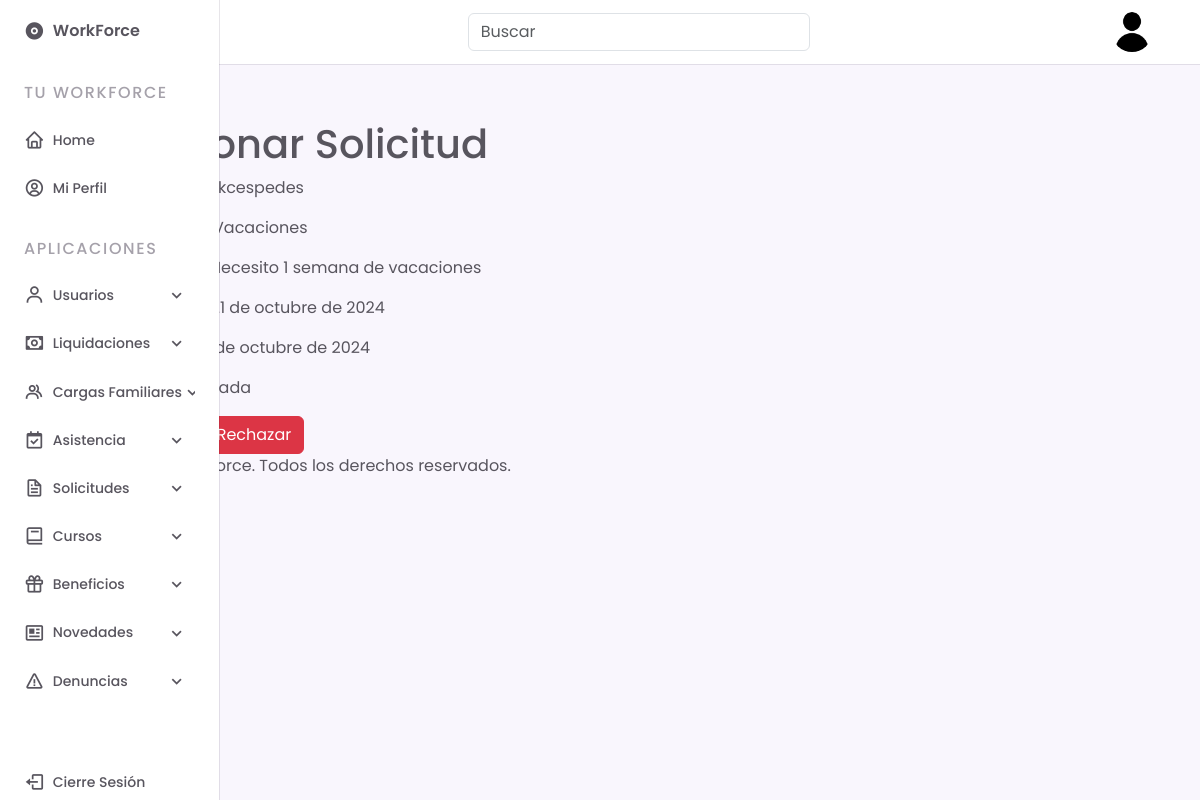
The app's page /gestiones/gestionar_solicitud/3/ (signed in) with its own data.
### gestiones/models.py (models this page shows, shortened)
class Solicitud(models.Model):
    TIPOS_SOLICITUD = [
        ('vacaciones', 'Días de Vacaciones'),
        ('tramite', 'Permiso Trámite Personal'),
        ('administrativo', 'Día Administrativo'),
        ('cumpleanos', 'Descanso por Cumpleaños'),
        ('cumpleanos_hijo', 'Descanso por Cumpleaños Hijo/a'),
        ('otra', 'Otra'),
    ]
    ESTADO_SOLICITUD = [
        ('pendiente', 'Pendiente'),
        ('aprobada', 'Aprobada'),
        ('rechazada', 'Rechazada'),
    ]
    colaborador = models.ForeignKey(CustomUser, on_delete=models.CASCADE)
    tipo = models.CharField(max_length=50, choices=TIPOS_SOLICITUD)
    descripcion = models.TextField(blank=True, null=True)
    fecha_creacion = models.DateField(auto_now_add=True)
    fecha_inicio = models.DateField()
    fecha_fin = models.DateField()
    estado = models.CharField(max_length=50, choices=ESTADO_SOLICITUD, default='pendiente')

class CustomUser(AbstractUser):
    empresa = models.ForeignKey(Empresa, on_delete=models.CASCADE, null=True, blank=True)
    area = models.ForeignKey(Area, on_delete=models.SET_NULL, null=True, blank=True)
    cargo = models.CharField(max_length=255, blank=True, null=True)
    fecha_contratacion = models.DateField(blank=True, null=True)
    foto_perfil = models.ImageField(upload_to='fotos_perfil/', null=True, blank=True)
    telefono = models.CharField(max_length=15, null=True, blank=True)
    fecha_nacimiento = models.DateField(null=True, blank=True)
    direccion = models.CharField(max_length=255, blank=True, null=True)
    salud = models.CharField(max_length=30, choices=[
        ('fonasa', 'Fonasa'),
        ('banmedica', 'Banmédica'),
        ('colmena', 'Colmena Golden Cross'),
        ('consalud', 'Consalud'),
        ('cruzblanca', 'CruzBlanca'),
        ('esencial', 'Esencial'),
        ('masvida', 'Nueva Masvida'),
        ('vidatres', 'Vida Tres'),
    ], blank=True, null=True)
    afp = models.CharField(max_length=30, choices=[
        ('capital', 'AFP Capital'),
        ('cuprum', 'AFP Cuprum'),
        ('habitat', 'AFP Habitat'),
        ('modelo', 'AFP Modelo'),
        ('planvital', 'AFP Planvital'),
        ('provida', 'AFP Provida'),
        ('uno', 'AFP Uno'),
    ], blank=True, null=True)
    horario_asignado = models.CharField(max_length=20, choices=[
        ('8:00-17:30', '8:00 a 17:30'),
        ('9:00-18:30', '9:00 a 18:30'),
        ('21:00-8:00', '21:00 a 8:00'),
        ('otro', 'Otro'),
    ], null=True, blank=True)
    rut = models.CharField(max_length=12, unique=True, null=True, blank=True)

### gestiones/views.py (the view, shortened to what this page needs)
# urls.py: path('gestionar_solicitud/<int:pk>/', views.gestionar_solicitud, name='gestionar_solicitud'),
@login_required
def gestionar_solicitud(request, pk):
    solicitud = get_object_or_404(Solicitud, pk=pk)
    return render(request, 'gestiones/solicitudes/gestionar_solicitud.html', {'solicitud': solicitud})

### core/templatetags/custom_tags.py (called while the page is built)
@register.filter
def is_supervisor(user):
    return user.groups.filter(name='supervisores').exists()

### gestiones/templates/gestiones/solicitudes/gestionar_solicitud.html (shortened to what this page needs)
{% extends "base.html" %}
{% block content %}
<div class="container mt-5">
    <h1>Gestionar Solicitud</h1>
    <p>Colaborador: {{ solicitud.colaborador.username }}</p>
    <p>Tipo: {{ solicitud.get_tipo_display }}</p>
    <p>Descripción: {{ solicitud.descripcion }}</p>
    <p>Fecha Inicio: {{ solicitud.fecha_inicio }}</p>
    <p>Fecha Fin: {{ solicitud.fecha_fin }}</p>
    <p>Estado: {{ solicitud.get_estado_display }}</p>
    <form method="POST">
        <button name="aprobar" type="submit" class="btn btn-success">Aprobar</button>
        <button name="rechazar" type="submit" class="btn btn-danger">Rechazar</button>
    </form>
</div>
{% endblock %}

### static/css/styles_home.css (style rules this page uses)
:root { --header-height: 3.5rem; --nav-width: 219px; --first-color: #6923D0; --first-color-light: #F4F0FA; --title-color: #19181B; --text-color: #58555E; --text-color-light: #A5A1AA; --body-color: #F9F6FD; --container-color: #FFFFFF; --body-font: 'Poppins', sans-serif; --normal-font-size: .938rem; --small-font-size: .75rem; --smaller-font-size: .75rem; --font-medium: 500; --font-semi-bold: 600; --z-fixed: 100; }
@media screen and (min-width: 1024px) { :root { --normal-font-size: 1rem; --small-font-size: .875rem; --smaller-font-size: .813rem; } }
body { margin: var(--header-height) 0 0 0; padding: 1rem 1rem 0; font-family: var(--body-font); font-size: var(--normal-font-size); background-color: var(--body-color); color: var(--text-color); }
@media screen and (min-width: 768px) { body { padding: 1rem 3rem 0 6rem; } }

### records on screen
Solicitud: colaborador.username "kcespedes", tipo "Días de Vacaciones", descripcion "Necesito 1 semana de vacaciones", fecha_inicio "21 de octubre de 2024", fecha_fin "25 de octubre de 2024"
